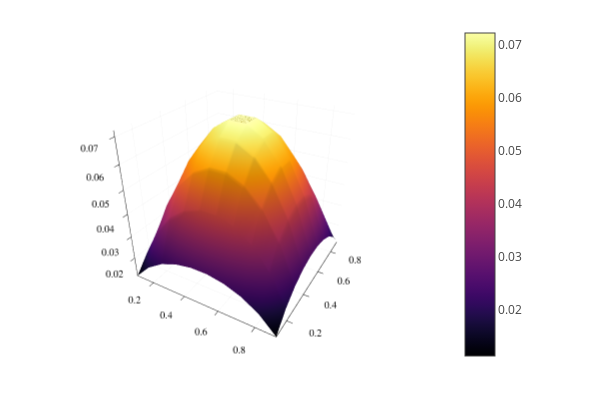

The cell this chart's notebook holds for it:
### Code cell
n = 10
m = 10
g(x, y) = 0.0
f(x, y) = -1.0

A, b = cartesian_poisson(n, m, f, g, dim_x=[0.0, 1.0], dim_y=[0.0, 1.0])
x = ldl(A) \ b
u = arrangement(x, m, n)

# Uniform grid of Ω with n × m points
Δx = 1 / (n + 1)
x = [i * Δx for i = 1 : n]

Δy = 1 / (m + 1)
y = [j * Δy for j = 1 : m]

xx, yy = meshgrid2(x, y)
surface(xx, yy, u)

### Figure 1 — Plotly figure (JSON) as saved in the notebook; plotly's stock layout.template omitted (floating-point values rounded to 4 significant figures; data arrays with more than 128 entries replaced by an {"elided": "..."} marker saying what was removed)
{"data": [{"colorbar": {"len": 0.9525, "title": "", "x": 0.7578, "y": 0.5139}, "colorscale": {"elided": "256x2 mixed values"}, "name": "y1", "opacity": null, "scene": "scene", "showlegend": false, "showscale": true, "type": "surface", "x": [[0.09091, 0.1818, 0.2727, 0.3636, 0.4545, 0.5455, 0.6364, 0.7273, 0.8182, 0.9091], [0.09091, 0.1818, 0.2727, 0.3636, 0.4545, 0.5455, 0.6364, 0.7273, 0.8182, 0.9091], [0.09091, 0.1818, 0.2727, 0.3636, 0.4545, 0.5455, 0.6364, 0.7273, 0.8182, 0.9091], [0.09091, 0.1818, 0.2727, 0.3636, 0.4545, 0.5455, 0.6364, 0.7273, 0.8182, 0.9091], [0.09091, 0.1818, 0.2727, 0.3636, 0.4545, 0.5455, 0.6364, 0.7273, 0.8182, 0.9091], [0.09091, 0.1818, 0.2727, 0.3636, 0.4545, 0.5455, 0.6364, 0.7273, 0.8182, 0.9091], [0.09091, 0.1818, 0.2727, 0.3636, 0.4545, 0.5455, 0.6364, 0.7273, 0.8182, 0.9091], [0.09091, 0.1818, 0.2727, 0.3636, 0.4545, 0.5455, 0.6364, 0.7273, 0.8182, 0.9091], [0.09091, 0.1818, 0.2727, 0.3636, 0.4545, 0.5455, 0.6364, 0.7273, 0.8182, 0.9091], [0.09091, 0.1818, 0.2727, 0.3636, 0.4545, 0.5455, 0.6364, 0.7273, 0.8182, 0.9091]], "xaxis": "x", "y": [[0.09091, 0.09091, 0.09091, 0.09091, 0.09091, 0.09091, 0.09091, 0.09091, 0.09091, 0.09091], [0.1818, 0.1818, 0.1818, 0.1818, 0.1818, 0.1818, 0.1818, 0.1818, 0.1818, 0.1818], [0.2727, 0.2727, 0.2727, 0.2727, 0.2727, 0.2727, 0.2727, 0.2727, 0.2727, 0.2727], [0.3636, 0.3636, 0.3636, 0.3636, 0.3636, 0.3636, 0.3636, 0.3636, 0.3636, 0.3636], [0.4545, 0.4545, 0.4545, 0.4545, 0.4545, 0.4545, 0.4545, 0.4545, 0.4545, 0.4545], [0.5455, 0.5455, 0.5455, 0.5455, 0.5455, 0.5455, 0.5455, 0.5455, 0.5455, 0.5455], [0.6364, 0.6364, 0.6364, 0.6364, 0.6364, 0.6364, 0.6364, 0.6364, 0.6364, 0.6364], [0.7273, 0.7273, 0.7273, 0.7273, 0.7273, 0.7273, 0.7273, 0.7273, 0.7273, 0.7273], [0.8182, 0.8182, 0.8182, 0.8182, 0.8182, 0.8182, 0.8182, 0.8182, 0.8182, 0.8182], [0.9091, 0.9091, 0.9091, 0.9091, 0.9091, 0.9091, 0.9091, 0.9091, 0.9091, 0.9091]], "yaxis": "y", "z": [[0.01109, 0.01806, 0.02251, 0.02519, 0.02646, 0.02646, 0.02519, 0.02251, 0.01806, 0.01109], [0.01806, 0.03036, 0.03853, 0.04353, 0.04591, 0.04591, 0.04353, 0.03853, 0.03036, 0.01806], [0.02251, 0.03853, 0.04945, 0.05623, 0.05948, 0.05948, 0.05623, 0.04945, 0.03853, 0.02251], [0.02519, 0.04353, 0.05623, 0.0642, 0.06804, 0.06804, 0.0642, 0.05623, 0.04353, 0.02519], [0.02646, 0.04591, 0.05948, 0.06804, 0.07217, 0.07217, 0.06804, 0.05948, 0.04591, 0.02646], [0.02646, 0.04591, 0.05948, 0.06804, 0.07217, 0.07217, 0.06804, 0.05948, 0.04591, 0.02646], [0.02519, 0.04353, 0.05623, 0.0642, 0.06804, 0.06804, 0.0642, 0.05623, 0.04353, 0.02519], [0.02251, 0.03853, 0.04945, 0.05623, 0.05948, 0.05948, 0.05623, 0.04945, 0.03853, 0.02251], [0.01806, 0.03036, 0.03853, 0.04353, 0.04591, 0.04591, 0.04353, 0.03853, 0.03036, 0.01806], [0.01109, 0.01806, 0.02251, 0.02519, 0.02646, 0.02646, 0.02519, 0.02251, 0.01806, 0.01109]], "zaxis": "z", "zmax": 0.07217, "zmin": 0.01109}], "layout": {"annotations": [], "height": 400, "legend": {"bgcolor": "rgba(255, 255, 255, 1.000)", "bordercolor": "rgba(0, 0, 0, 1.000)", "borderwidth": 1, "font": {"color": "rgba(0, 0, 0, 1.000)", "family": "sans-serif", "size": 11}, "title": {"font": {"color": "rgba(0, 0, 0, 1.000)", "family": "sans-serif", "size": 15}, "text": ""}, "tracegroupgap": 0, "traceorder": "normal", "x": 1, "xanchor": "auto", "y": 1, "yanchor": "auto"}, "margin": {"b": 20, "l": 0, "r": 0, "t": 20}, "paper_bgcolor": "rgba(255, 255, 255, 1.000)", "plot_bgcolor": "rgba(255, 255, 255, 1.000)", "scene": {"camera": {"eye": {"x": 1.126, "y": -1.95, "z": 1.3}, "projection": "orthographic"}, "domain": {"x": [0.05101, 0.7578], "y": [0.03762, 0.9902]}, "xaxis": {"gridcolor": "rgba(0, 0, 0, 0.100)", "gridwidth": 0.5, "linecolor": "rgba(0, 0, 0, 1.000)", "mirror": false, "range": [0.09091, 0.9091], "showgrid": true, "showline": true, "showticklabels": true, "tickangle": 0, "tickcolor": "rgb(0, 0, 0)", "tickfont": {"color": "rgba(0, 0, 0, 1.000)", "family": "sans-serif", "size": 11}, "tickmode": "array", "ticks": "inside", "ticktext": ["0.2", "0.4", "0.6", "0.8"], "tickvals": [0.2, 0.4, 0.6, 0.8], "title": "", "titlefont": {"color": "rgba(0, 0, 0, 1.000)", "family": "sans-serif", "size": 15}, "type": "-", "visible": true, "zeroline": false, "zerolinecolor": "rgba(0, 0, 0, 1.000)"}, "yaxis": {"gridcolor": "rgba(0, 0, 0, 0.100)", "gridwidth": 0.5, "linecolor": "rgba(0, 0, 0, 1.000)", "mirror": false, "range": [0.09091, 0.9091], "showgrid": true, "showline": true, "showticklabels": true, "tickangle": 0, "tickcolor": "rgb(0, 0, 0)", "tickfont": {"color": "rgba(0, 0, 0, 1.000)", "family": "sans-serif", "size": 11}, "tickmode": "array", "ticks": "inside", "ticktext": ["0.2", "0.4", "0.6", "0.8"], "tickvals": [0.2, 0.4, 0.6, 0.8], "title": "", "titlefont": {"color": "rgba(0, 0, 0, 1.000)", "family": "sans-serif", "size": 15}, "type": "-", "visible": true, "zeroline": false, "zerolinecolor": "rgba(0, 0, 0, 1.000)"}, "zaxis": {"gridcolor": "rgba(0, 0, 0, 0.100)", "gridwidth": 0.5, "linecolor": "rgba(0, 0, 0, 1.000)", "mirror": false, "range": [0.01109, 0.07217], "showgrid": true, "showline": true, "showticklabels": true, "tickangle": 0, "tickcolor": "rgb(0, 0, 0)", "tickfont": {"color": "rgba(0, 0, 0, 1.000)", "family": "sans-serif", "size": 11}, "tickmode": "array", "ticks": "inside", "ticktext": ["0.02", "0.03", "0.04", "0.05", "0.06", "0.07"], "tickvals": [0.02, 0.03, 0.04, 0.05, 0.06, 0.07], "title": "", "titlefont": {"color": "rgba(0, 0, 0, 1.000)", "family": "sans-serif", "size": 15}, "type": "-", "visible": true, "zeroline": false, "zerolinecolor": "rgba(0, 0, 0, 1.000)"}}, "showlegend": true, "width": 600}}
